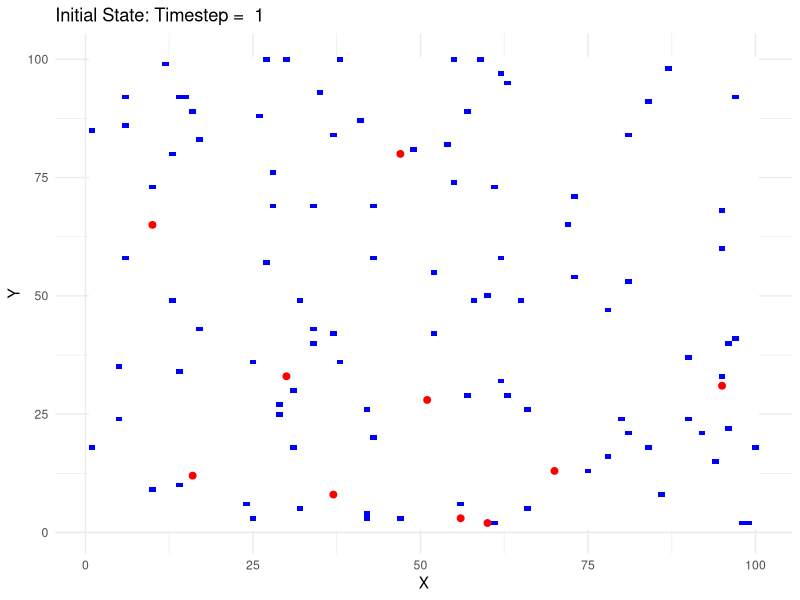

Write the R code that produced this figure.
# ----------------------------------------------------------------
# Wind Turbine and Red Kite Simulation
# ----------------------------------------------------------------
# This script sets up the parameters and initial states for a 
# simulation of wind turbine placement and also the parameters for 
# red kite dynamics.
# ----------------------------------------------------------------
# init Author: Neele Haß
# other Authors: Lukas Lindenthal
# date: November 2024
# ----------------------------------------------------------------


# Dependencies ----
library(ggplot2)

# Seed for Reproducibility ----
set.seed(42)

# ----------------------------------------------------------------
# Simulation Dimensions and Time Steps -----------------------------------------
# ----------------------------------------------------------------
timesteps <- 10      # Number of timesteps in the simulation
x_dim <- 100         # Grid width (x-axis)
y_dim <- 100         # Grid height (y-axis)

# ----------------------------------------------------------------
# Region and Obstacles ---------------------------------------------------------
# ----------------------------------------------------------------
# Initialize 3D array for the region
region <- array(0, dim = c(x_dim, y_dim, timesteps))

# Add Obstacles to the Region
n_hinder_1 <- 100                          # Number of obstacles (e.g. buildings)
random_x <- sample(1:x_dim, n_hinder_1, replace = TRUE)  # Random x-coordinates
random_y <- sample(1:y_dim, n_hinder_1, replace = TRUE)  # Random y-coordinates

# Mark obstacles for all timesteps
for (i in 1:n_hinder_1) {
  region[random_x[i], random_y[i], ] <- 1
}

# Initialize an additional layer for building buffers
building_buffer <- array(FALSE, dim = c(x_dim, y_dim, timesteps))

# Mark obstacles and their buffers for all timesteps
for (i in 1:n_hinder_1) {
  region[random_x[i], random_y[i], ] <- 1
  # Define buffer around each building
  for (dx in -1:1) {
    for (dy in -1:1) {
      bx <- random_x[i] + dx
      by <- random_y[i] + dy
      if (bx >= 1 && bx <= x_dim && by >= 1 && by <= y_dim) {
        building_buffer[bx, by, ] <- TRUE
      }
    }
  }
}


# ----------------------------------------------------------------
# Wind Turbine Parameters ------------------------------------------------------
# ----------------------------------------------------------------
turb_neu_max <- 10     # Max turbines added per timestep
turb_neu_perc <- 0.5   # Percentage of existing turbines for new construction

# Initialize Wind Turbines
turbine <- array(FALSE, dim = c(x_dim, y_dim, timesteps))  # 3D array for turbines

# Randomly place initial turbines
n_turb_1 <- 10                                   # Number of initial turbines
random_x <- sample(1:x_dim, n_turb_1, replace = TRUE)  # Random x-coordinates
random_y <- sample(1:y_dim, n_turb_1, replace = TRUE)  # Random y-coordinates

for (i in 1:n_turb_1) {
  turbine[random_x[i], random_y[i], ] <- TRUE  # Place turbines at these positions
}

# ----------------------------------------------------------------
# Red Kite Parameters-----------------------------------------------------------
# ----------------------------------------------------------------
# Initialize Red Kite Dynamics
kites <- array(0, dim = c(x_dim, y_dim, timesteps))  # 3D array for red kites
growth_rate <- 0.5  # Growth rate (r in Ricker equation)
carrying_capacity <- 20  # Carrying capacity (K)
initial_kites <- 2  # Initial red kite count

# Randomly place initial red kites
random_x <- sample(1:x_dim, initial_kites, replace = TRUE)  # Random x-coordinates
random_y <- sample(1:y_dim, initial_kites, replace = TRUE)  # Random y-coordinates

for (i in 1:initial_kites) {
  kites[random_x[i], random_y[i], 1] <- 1
}

# ----------------------------------------------------------------
# Initial Plot: Region and Turbines (Timestep = 1) -----------------------------
# ----------------------------------------------------------------
# Extract layers for timestep 1
region_layer <- region[, , 1]
turbine_layer <- turbine[, , 1]

# Combine into a data frame for plotting
df <- data.frame(
  x = rep(1:x_dim, each = y_dim),
  y = rep(1:y_dim, times = x_dim),
  region = as.vector(region_layer),
  turbine = as.vector(turbine_layer)
)

# Plot Region and Turbines
p <- ggplot(df, aes(x = x, y = y)) +
  geom_tile(aes(fill = region), show.legend = FALSE) +
  scale_fill_gradient(low = "white", high = "blue", name = "Region") +
  geom_point(data = subset(df, turbine == TRUE), aes(x = x, y = y), color = "red", size = 2) +
  labs(title = paste("Initial State: Timestep = ", 1), x = "X", y = "Y") +
  theme_minimal()

# Print the plot
print(p)




# old structure  ----------------------------------------------------------

# # ---
# # Turbinen-Parameter
# 
# # region + n hindernisse
# # n turbinen
# 
# # ---
# set.seed(42)
# 
# library(ggplot2)
# 
# # Dimension --
# timesteps <- 10
# x_dim <- 100
# y_dim <- 100
# 
# # Region + hindernisse --
# region <- array(0, dim = c(x_dim, y_dim, timesteps))
# dim(region)
# 
# # Hindernisse in Region
# n_hinder_1 <- 20
# random_x <- sample(1:x_dim, n_hinder_1, replace = 1)  # Random x-coordinates
# random_y <- sample(1:y_dim, n_hinder_1, replace = 1)  # Random y-coordinates
# 
# # For each random coordinate, set TRUE across all timesteps
# for (i in 1:n_hinder_1) {
#   region[random_x[i], random_y[i], ] <- 1
# }
# 
# ## Turbinen-Parameter --
# turb_neu_max <- 10   # Max Turbinen, die pro Zeitschritt gebaut werden können
# turb_neu_perc <- 0.5  # Neubau-Prozentsatz abhängig von existierenden Turbinen
# 
# # Initiale State Turbinen --
# turbine <- array(FALSE, dim = c(x_dim, y_dim, timesteps))  # Kopiere die Region
# 
# n_turb_1 <- 10
# random_x <- sample(1:x_dim, n_turb_1, replace = TRUE)  # Random x-coordinates
# random_y <- sample(1:y_dim, n_turb_1, replace = TRUE)  # Random y-coordinates
# 
# # For each random coordinate, set TRUE across all timesteps
# for (i in 1:n_turb_1) {
#   turbine[random_x[i], random_y[i], ] <- TRUE 
#   }
# 
# ## Red Kite Parameters
# kites <- array(0, dim = c(x_dim, y_dim, timesteps))  # Red kite presence
# growth_rate <- 0.5  # Growth rate (r in Ricker equation)
# carrying_capacity <- 20  # Carrying capacity (K)
# initial_kites <- 2  # Initial red kite count
# 
# # Random placement of initial kites
# random_x <- sample(1:x_dim, initial_kites, replace = TRUE)
# random_y <- sample(1:y_dim, initial_kites, replace = TRUE)
# for (i in 1:initial_kites) {
#   kites[random_x[i], random_y[i], 1] <- 1
# }
# 
# 
# 
# # plot region + tubr t=1 --
# region_layer <- region[,,1]
# turbine_layer <- turbine[,,1]
# # Combine into a data frame
# x_dim <- dim(region_layer)[1]
# y_dim <- dim(region_layer)[2]
# 
# # Create a data frame with coordinates and values
# df <- data.frame(
#   x = rep(1:x_dim, each = y_dim),
#   y = rep(1:y_dim, times = x_dim),
#   region = as.vector(region_layer),
#   turbine = as.vector(turbine_layer)
# )
# 
# # plot
# p <- ggplot(df, aes(x = x, y = y)) +
#   geom_tile(aes(fill = region), show.legend = FALSE) +
#   scale_fill_gradient(low = "white", high = "blue", name = "Region") +
#   geom_point(data = subset(df, turbine == TRUE), aes(x = x, y = y), color = "red", size = 2) +
#   #geom_point(data = subset(df, region == TRUE), aes(x = x, y = y), color = "blue", size = 2) +
#   labs(title = paste("Timestep = ", 1), x = "X", y = "Y") +
#   theme_minimal()
# print(p)

